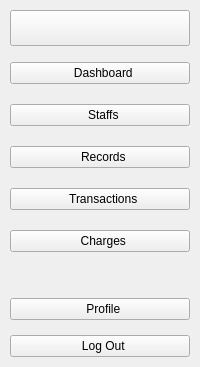
     <widget class="QWidget" name="NavBar" native="true">
      <property name="enabled">
       <bool>true</bool>
      </property>
      <property name="sizePolicy">
       <sizepolicy hsizetype="Expanding" vsizetype="Expanding">
        <horstretch>0</horstretch>
        <verstretch>0</verstretch>
       </sizepolicy>
      </property>
      <property name="minimumSize">
       <size>
        <width>0</width>
        <height>0</height>
       </size>
      </property>
      <property name="maximumSize">
       <size>
        <width>280</width>
        <height>16777215</height>
       </size>
      </property>
      <property name="baseSize">
       <size>
        <width>280</width>
        <height>0</height>
       </size>
      </property>
      <property name="autoFillBackground">
       <bool>false</bool>
      </property>
      <property name="styleSheet">
       <string notr="true"/>
      </property>
      <layout class="QVBoxLayout" name="verticalLayout">
       <property name="leftMargin">
        <number>10</number>
       </property>
       <property name="topMargin">
        <number>10</number>
       </property>
       <property name="rightMargin">
        <number>10</number>
       </property>
       <property name="bottomMargin">
        <number>10</number>
       </property>
       <item>
        <widget class="QPushButton" name="NavBarButton">
         <property name="toolTip">
          <string>View Main Dashboard</string>
         </property>
         <property name="styleSheet">
          <string notr="true">QPushButton {
	padding: 10px 8px;
}</string>
         </property>
         <property name="text">
          <string/>
         </property>
         <property name="icon">
          <iconset resource="../Images/resources.qrc">
           <normaloff>:/lucide/icons/align-justify.svg</normaloff>:/lucide/icons/align-justify.svg</iconset>
         </property>
         <property name="iconSize">
          <size>
           <width>35</width>
           <height>35</height>
          </size>
         </property>
        </widget>
       </item>
       <item>
        <spacer name="verticalSpacer_2">
         <property name="orientation">
          <enum>Qt::Vertical</enum>
         </property>
         <property name="sizeType">
          <enum>QSizePolicy::Fixed</enum>
         </property>
         <property name="sizeHint" stdset="0">
          <size>
           <width>20</width>
           <height>10</height>
          </size>
         </property>
        </spacer>
       </item>
       <item>
        <layout class="QVBoxLayout" name="MainButtons">
         <property name="spacing">
          <number>20</number>
         </property>
         <property name="sizeConstraint">
          <enum>QLayout::SetNoConstraint</enum>
         </property>
         <property name="leftMargin">
          <number>0</number>
         </property>
         <property name="rightMargin">
          <number>0</number>
         </property>
         <item>
          <widget class="QPushButton" name="DashboardButton">
           <property name="toolTip">
            <string>View Main Dashboard</string>
           </property>
           <property name="styleSheet">
            <string notr="true"/>
           </property>
           <property name="text">
            <string>  Dashboard</string>
           </property>
           <property name="icon">
            <iconset resource="../Images/resources.qrc">
             <normaloff>:/lucide/icons/layout-dashboard.svg</normaloff>:/lucide/icons/layout-dashboard.svg</iconset>
           </property>
           <property name="iconSize">
            <size>
             <width>40</width>
             <height>40</height>
            </size>
           </property>
          </widget>
         </item>
         <item>
          <widget class="QPushButton" name="StaffButton">
           <property name="toolTip">
            <string>View Staff Record</string>
           </property>
           <property name="styleSheet">
            <string notr="true">QPushButton{
	font: 900 20pt &quot;Satoshi Black&quot;;	
}</string>
           </property>
           <property name="text">
            <string>  Staffs</string>
           </property>
           <property name="icon">
            <iconset resource="../Images/resources.qrc">
             <normaloff>:/lucide/icons/user-round-pen.svg</normaloff>:/lucide/icons/user-round-pen.svg</iconset>
           </property>
           <property name="iconSize">
            <size>
             <width>40</width>
             <height>40</height>
            </size>
           </property>
          </widget>
         </item>
         <item>
          <widget class="QPushButton" name="PatientsButton">
           <property name="toolTip">
            <string>View Patient Record</string>
           </property>
           <property name="styleSheet">
            <string notr="true"/>
           </property>
           <property name="text">
            <string>  Records</string>
           </property>
           <property name="icon">
            <iconset resource="../Images/resources.qrc">
             <normaloff>:/lucide/icons/file-text.svg</normaloff>:/lucide/icons/file-text.svg</iconset>
           </property>
           <property name="iconSize">
            <size>
             <width>40</width>
             <height>40</height>
            </size>
           </property>
          </widget>
         </item>
         <item>
          <widget class="QPushButton" name="TransactionsButton">
           <property name="toolTip">
            <string>View Transactions </string>
           </property>
           <property name="styleSheet">
            <string notr="true"/>
           </property>
           <property name="text">
            <string>  Transactions</string>
           </property>
           <property name="icon">
            <iconset resource="../Images/resources.qrc">
             <normaloff>:/lucide/icons/tickets.svg</normaloff>:/lucide/icons/tickets.svg</iconset>
           </property>
           <property name="iconSize">
            <size>
             <width>40</width>
             <height>40</height>
            </size>
           </property>
          </widget>
         </item>
         <item>
          <widget class="QPushButton" name="ChargesButton">
           <property name="toolTip">
            <string>View Reports and Overviews</string>
           </property>
           <property name="styleSheet">
            <string notr="true"/>
           </property>
           <property name="text">
            <string>  Charges</string>
           </property>
           <property name="icon">
            <iconset resource="../Images/resources.qrc">
             <normaloff>:/lucide/icons/hand-coins.svg</normaloff>:/lucide/icons/hand-coins.svg</iconset>
           </property>
           <property name="iconSize">
            <size>
             <width>40</width>
             <height>40</height>
            </size>
           </property>
          </widget>
         </item>
        </layout>
       </item>
       <item>
        <spacer name="verticalSpacer">
         <property name="orientation">
          <enum>Qt::Vertical</enum>
         </property>
         <property name="sizeHint" stdset="0">
          <size>
           <width>20</width>
           <height>40</height>
          </size>
         </property>
        </spacer>
       </item>
       <item>
        <layout class="QVBoxLayout" name="SettingButtons">
         <property name="spacing">
          <number>15</number>
         </property>
         <item>
          <widget class="QPushButton" name="ProfileButton">
           <property name="toolTip">
            <string>View Profile Settings</string>
           </property>
           <property name="styleSheet">
            <string notr="true"/>
           </property>
           <property name="text">
            <string>  Profile</string>
           </property>
           <property name="icon">
            <iconset resource="../Images/resources.qrc">
             <normaloff>:/lucide/icons/user-round-cog.svg</normaloff>:/lucide/icons/user-round-cog.svg</iconset>
           </property>
           <property name="iconSize">
            <size>
             <width>40</width>
             <height>40</height>
            </size>
           </property>
          </widget>
         </item>
         <item alignment="Qt::AlignVCenter">
          <widget class="QPushButton" name="LogOutButton">
           <property name="toolTip">
            <string>Log Out from your Account</string>
           </property>
           <property name="styleSheet">
            <string notr="true"/>
           </property>
           <property name="text">
            <string>  Log Out</string>
           </property>
           <property name="icon">
            <iconset resource="../Images/resources.qrc">
             <normaloff>:/lucide/icons/log-out.svg</normaloff>:/lucide/icons/log-out.svg</iconset>
           </property>
           <property name="iconSize">
            <size>
             <width>40</width>
             <height>40</height>
            </size>
           </property>
          </widget>
         </item>
        </layout>
       </item>
      </layout>
     </widget>
